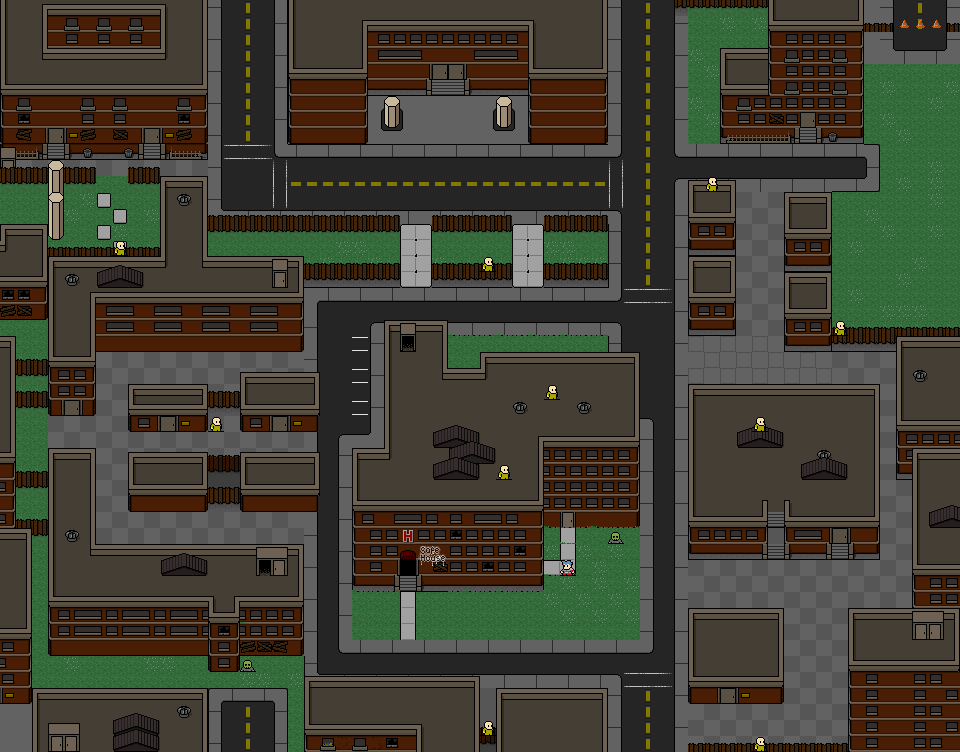

This is a level from a 2D game, rendered from its Tiled map with the project's own tilesets. A one-line summary and the map file follow, with tile-layer data summarised:
An orthogonal 60x47 tile map with 16x16 px tiles, 3 tile layers (bg, fg, placement), 1 hidden layer not drawn.

<map version="1.0" orientation="orthogonal" width="60" height="47" tilewidth="16" tileheight="16">
 <properties>
  <property name="safe" value="25,35;25,21" />
  <property name="warp" value="25,35:25,21;" />
 </properties>
 <tileset firstgid="1" name="ztown" tilewidth="16" tileheight="16">
  <image source="ztown.png" trans="ff00ff" width="256" height="295" />
 </tileset>
 <layer name="bg" width="60" height="47">
  <data>[2820 cells, 2820 non-empty, 144 distinct tile ids]</data>
 </layer>
 <layer name="fg" width="60" height="47">
  <data>[2820 cells, 201 non-empty, 27 distinct tile ids]</data>
 </layer>
 <layer name="shade" width="60" height="47" visible="0">
  <data>[2820 cells, 279 non-empty, 2 distinct tile ids]</data>
 </layer>
 <layer name="placement" width="60" height="47">
  <data>[2820 cells, 13 non-empty, 3 distinct tile ids]</data>
 </layer>
</map>
